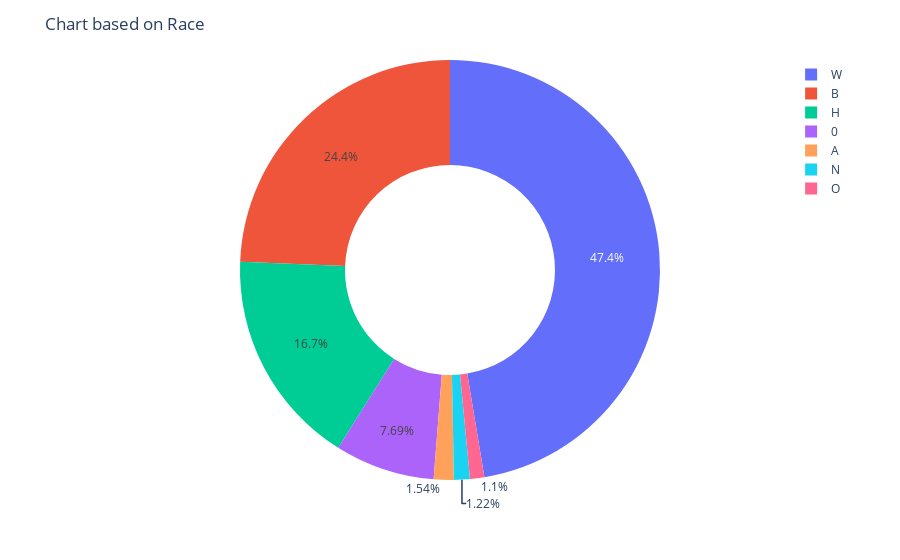

Write notebook code for a chart like this one.
### Code cell
fig_c = px.pie(data_frame=race_death, values='count', names=race_death.index, hole=0.5)
fig_c.update_layout(title="Chart based on Race")

### Figure 1 — Plotly figure (JSON) as saved in the notebook; plotly's stock layout.template omitted (floating-point values rounded to 4 significant figures)
{"data": [{"domain": {"x": [0, 1], "y": [0, 1]}, "hole": 0.5, "hovertemplate": "race=%{label}<br>count=%{value}<extra></extra>", "labels": ["W", "B", "H", 0, "A", "N", "O"], "legendgroup": "", "name": "", "showlegend": true, "type": "pie", "values": [1201, 618, 423, 195, 39, 31, 28]}], "layout": {"legend": {"tracegroupgap": 0}, "margin": {"t": 60}, "title": {"text": "Chart based on Race"}}}
